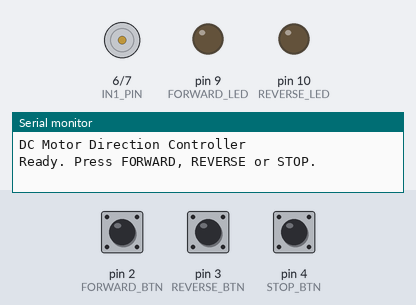
A sketch run on a simulated Arduino Uno, built with avr-gcc and run on an emulated ATmega328P. Shown: motor-driver pin pairs drawn as motors (green arrow = first pin HIGH = forward, orange = second pin HIGH = backward, longer = more drive, scaled by the enable pin), output pins drawn as LEDs (lit = HIGH), the last lines printed to the serial monitor. The inputs (shaded band) are chosen by the test bench; at power-on: pin 2 (FORWARD_BTN) HIGH, pin 3 (REVERSE_BTN) HIGH, pin 4 (STOP_BTN) HIGH.

Above: at 1.2 s.
1.3 s: pin 2 (FORWARD_BTN) pulled LOW for 0.15 s
At 2.2 s:
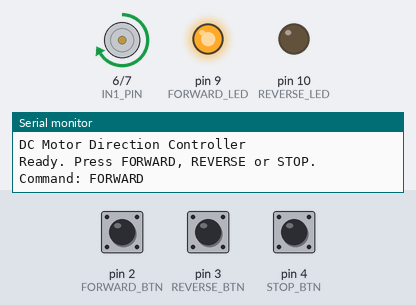
2.9 s: pin 3 (REVERSE_BTN) pulled LOW for 0.15 s
At 3.5 s:
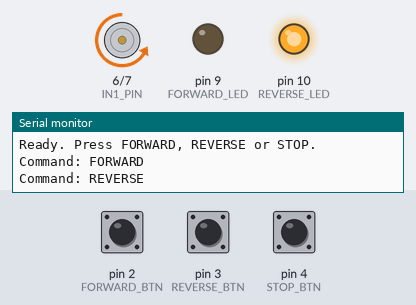
4.5 s: pin 4 (STOP_BTN) pulled LOW for 0.15 s
At 4.8 s:
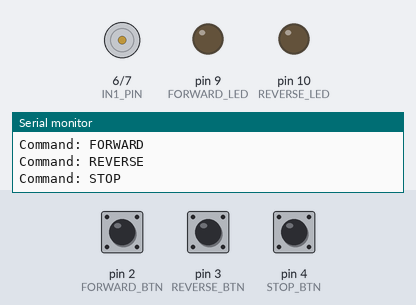
6.1 s: pin 2 (FORWARD_BTN) pulled LOW for 1 s
At 7.3 s:
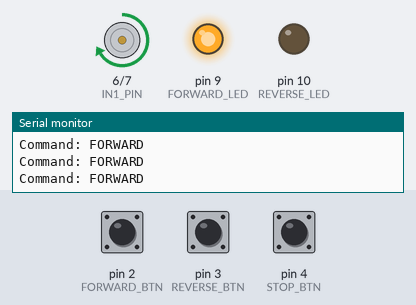
8.6 s: pin 3 (REVERSE_BTN) pulled LOW for 1 s
At 9.3 s:
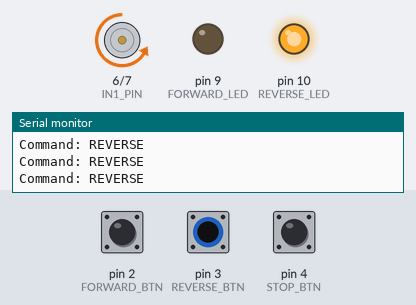
11.1 s: pin 2 (FORWARD_BTN) driven LOW and pin 3 (REVERSE_BTN) driven LOW
At 11.8 s:
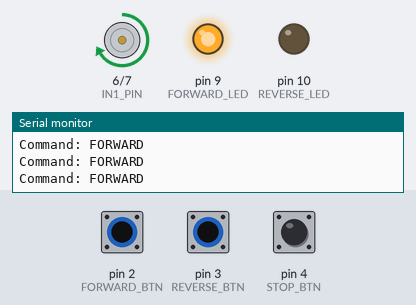
Timing chart, 0 to 14.1 s (numbered marks = the images above; inputs shaded):
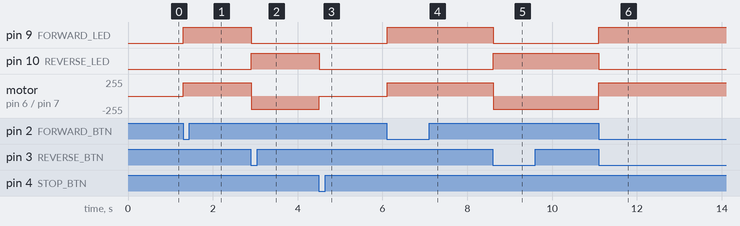

The sketch:

DC-Motor-Direction-Controller.ino
```cpp
/*
 * 066 - DC Motor Direction Controller
 * Board: Arduino Uno
 *
 * Three push buttons choose the direction of a DC motor driven by an
 * L298N module: FORWARD, REVERSE or STOP. Two LEDs show which direction
 * is active, and every button press is logged on the Serial Monitor.
 *
 * Wiring (L298N module):
 *   ENA -> digital pin 5 (PWM speed, remove the ENA jumper cap)
 *   IN1 -> digital pin 6
 *   IN2 -> digital pin 7
 *   OUT1/OUT2 -> DC motor terminals
 *   +12V -> external 6-12V supply (+)
 *   GND  -> external supply (-) AND Arduino GND (common ground)
 *
 *   Buttons (INPUT_PULLUP, so no external resistors needed):
 *     FORWARD button -> digital pin 2, other side to GND
 *     REVERSE button -> digital pin 3, other side to GND
 *     STOP    button -> digital pin 4, other side to GND
 *
 *   LEDs:
 *     Forward LED -> pin 9  -> 220 ohm -> LED -> GND
 *     Reverse LED -> pin 10 -> 220 ohm -> LED -> GND
 *
 * IMPORTANT: use a separate 6-12V supply for the motor, never the Arduino
 * 5V pin, and connect the supply GND to the Arduino GND.
 */

// ---- Named pin constants ----
const int ENA_PIN = 5;        // L298N enable A (PWM speed)
const int IN1_PIN = 6;        // L298N input 1
const int IN2_PIN = 7;        // L298N input 2

const int FORWARD_BTN = 2;    // button to GND, uses internal pull-up
const int REVERSE_BTN = 3;    // button to GND, uses internal pull-up
const int STOP_BTN = 4;       // button to GND, uses internal pull-up

const int FORWARD_LED = 9;    // lights up when running forward
const int REVERSE_LED = 10;   // lights up when running in reverse

// ---- Settings ----
const int MOTOR_SPEED = 200;  // PWM 0-255 used while running
const int MOTOR_STOP = 0;     // PWM value that stops the motor
const unsigned long DEBOUNCE_MS = 200;  // ignore rapid double presses
const int BUTTON_PRESSED = LOW;         // INPUT_PULLUP reads LOW when pressed

// Track the last time a button was accepted, for debouncing.
unsigned long lastPressTime = 0;

void setup()
{
  Serial.begin(9600);
  Serial.println("DC Motor Direction Controller");

  pinMode(ENA_PIN, OUTPUT);
  pinMode(IN1_PIN, OUTPUT);
  pinMode(IN2_PIN, OUTPUT);

  // Internal pull-ups mean the buttons read HIGH until they are pressed.
  pinMode(FORWARD_BTN, INPUT_PULLUP);
  pinMode(REVERSE_BTN, INPUT_PULLUP);
  pinMode(STOP_BTN, INPUT_PULLUP);

  pinMode(FORWARD_LED, OUTPUT);
  pinMode(REVERSE_LED, OUTPUT);

  stopMotor();
  Serial.println("Ready. Press FORWARD, REVERSE or STOP.");
}

// Stop the motor and turn both direction LEDs off.
void stopMotor()
{
  analogWrite(ENA_PIN, MOTOR_STOP);
  digitalWrite(IN1_PIN, LOW);
  digitalWrite(IN2_PIN, LOW);
  digitalWrite(FORWARD_LED, LOW);
  digitalWrite(REVERSE_LED, LOW);
}

// Run the motor in one direction at the chosen speed.
void runForward()
{
  digitalWrite(IN1_PIN, HIGH);   // IN1 HIGH + IN2 LOW = forward
  digitalWrite(IN2_PIN, LOW);
  analogWrite(ENA_PIN, MOTOR_SPEED);
  digitalWrite(FORWARD_LED, HIGH);
  digitalWrite(REVERSE_LED, LOW);
}

// Run the motor the opposite way at the chosen speed.
void runReverse()
{
  digitalWrite(IN1_PIN, LOW);    // IN1 LOW + IN2 HIGH = reverse
  digitalWrite(IN2_PIN, HIGH);
  analogWrite(ENA_PIN, MOTOR_SPEED);
  digitalWrite(FORWARD_LED, LOW);
  digitalWrite(REVERSE_LED, HIGH);
}

// Return true exactly once per fresh button press (simple debounce).
bool buttonPressed(int pin)
{
  if (digitalRead(pin) == BUTTON_PRESSED &&
      (millis() - lastPressTime) >= DEBOUNCE_MS)
  {
    lastPressTime = millis();
    return true;
  }
  return false;
}

void loop()
{
  if (buttonPressed(FORWARD_BTN))
  {
    runForward();
    Serial.println("Command: FORWARD");
  }
  else if (buttonPressed(REVERSE_BTN))
  {
    runReverse();
    Serial.println("Command: REVERSE");
  }
  else if (buttonPressed(STOP_BTN))
  {
    stopMotor();
    Serial.println("Command: STOP");
  }

  delay(20);   // short polling delay keeps the sketch responsive
}
```

Measured:
- after the input at 1.3 s, pin 9 (FORWARD_LED): LOW → HIGH at once; motor on pin 6 (IN1_PIN) / pin 7 (IN2_PIN): stopped → forward 200/255 at once
- after the input at 2.9 s, pin 9 (FORWARD_LED): HIGH → LOW at once; pin 10 (REVERSE_LED): LOW → HIGH at once; motor on pin 6 (IN1_PIN) / pin 7 (IN2_PIN): forward 200/255 → backward 200/255 at once
- after the input at 4.5 s, pin 10 (REVERSE_LED): HIGH → LOW at once; motor on pin 6 (IN1_PIN) / pin 7 (IN2_PIN): backward 200/255 → stopped at once
- after the input at 6.1 s, pin 9 (FORWARD_LED): LOW → HIGH at once; motor on pin 6 (IN1_PIN) / pin 7 (IN2_PIN): stopped → forward 200/255 at once
- after the input at 8.6 s, pin 9 (FORWARD_LED): HIGH → LOW at once; pin 10 (REVERSE_LED): LOW → HIGH at once; motor on pin 6 (IN1_PIN) / pin 7 (IN2_PIN): forward 200/255 → backward 200/255 at once
- after the input at 11.1 s, pin 9 (FORWARD_LED): LOW → HIGH at once; pin 10 (REVERSE_LED): HIGH → LOW at once; motor on pin 6 (IN1_PIN) / pin 7 (IN2_PIN): backward 200/255 → forward 200/255 at once
